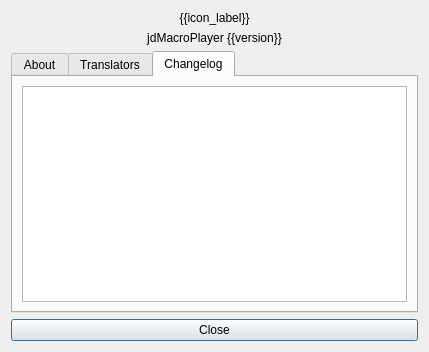
<?xml version="1.0" encoding="UTF-8"?>
<ui version="4.0">
 <class>AboutDialog</class>
 <widget class="QDialog" name="AboutDialog">
  <property name="geometry">
   <rect>
    <x>0</x>
    <y>0</y>
    <width>429</width>
    <height>352</height>
   </rect>
  </property>
  <property name="windowTitle">
   <string>About</string>
  </property>
  <layout class="QVBoxLayout" name="verticalLayout">
   <item>
    <widget class="QLabel" name="icon_label">
     <property name="text">
      <string notr="true">{{icon_label}}</string>
     </property>
     <property name="alignment">
      <set>Qt::AlignCenter</set>
     </property>
    </widget>
   </item>
   <item>
    <widget class="QLabel" name="version_label">
     <property name="text">
      <string notr="true">jdMacroPlayer {{version}}</string>
     </property>
     <property name="alignment">
      <set>Qt::AlignCenter</set>
     </property>
    </widget>
   </item>
   <item>
    <widget class="QTabWidget" name="tab_widget">
     <property name="currentIndex">
      <number>2</number>
     </property>
     <widget class="QWidget" name="tab">
      <attribute name="title">
       <string>About</string>
      </attribute>
      <layout class="QVBoxLayout" name="verticalLayout_2">
       <item>
        <widget class="QLabel" name="label_3">
         <property name="text">
          <string>Wayland compatible macro player for Linux</string>
         </property>
         <property name="alignment">
          <set>Qt::AlignCenter</set>
         </property>
        </widget>
       </item>
       <item>
        <widget class="QLabel" name="label_4">
         <property name="text">
          <string>Powered by &lt;a href=&quot;https://github.com/ReimuNotMoe/ydotool&quot;&gt;ydotool&lt;/a&gt;</string>
         </property>
         <property name="alignment">
          <set>Qt::AlignCenter</set>
         </property>
         <property name="openExternalLinks">
          <bool>true</bool>
         </property>
        </widget>
       </item>
       <item>
        <widget class="QLabel" name="label_5">
         <property name="text">
          <string>This Program is licensed under GPL 3</string>
         </property>
         <property name="alignment">
          <set>Qt::AlignCenter</set>
         </property>
        </widget>
       </item>
       <item>
        <widget class="QLabel" name="label_6">
         <property name="text">
          <string notr="true">Copyright © 2024 JakobDev</string>
         </property>
         <property name="alignment">
          <set>Qt::AlignCenter</set>
         </property>
        </widget>
       </item>
      </layout>
     </widget>
     <widget class="QWidget" name="tab_2">
      <attribute name="title">
       <string>Translators</string>
      </attribute>
      <layout class="QVBoxLayout" name="verticalLayout_3">
       <item>
        <widget class="QLabel" name="label">
         <property name="text">
          <string>The following people translated jdMacroPlayer:</string>
         </property>
         <property name="alignment">
          <set>Qt::AlignCenter</set>
         </property>
        </widget>
       </item>
       <item>
        <widget class="QTextBrowser" name="translators_edit"/>
       </item>
      </layout>
     </widget>
     <widget class="QWidget" name="tab_3">
      <attribute name="title">
       <string>Changelog</string>
      </attribute>
      <layout class="QVBoxLayout" name="verticalLayout_4">
       <item>
        <widget class="QTextBrowser" name="changelog_edit"/>
       </item>
      </layout>
     </widget>
    </widget>
   </item>
   <item>
    <widget class="QPushButton" name="close_button">
     <property name="text">
      <string>Close</string>
     </property>
    </widget>
   </item>
  </layout>
 </widget>
 <resources/>
 <connections/>
</ui>
